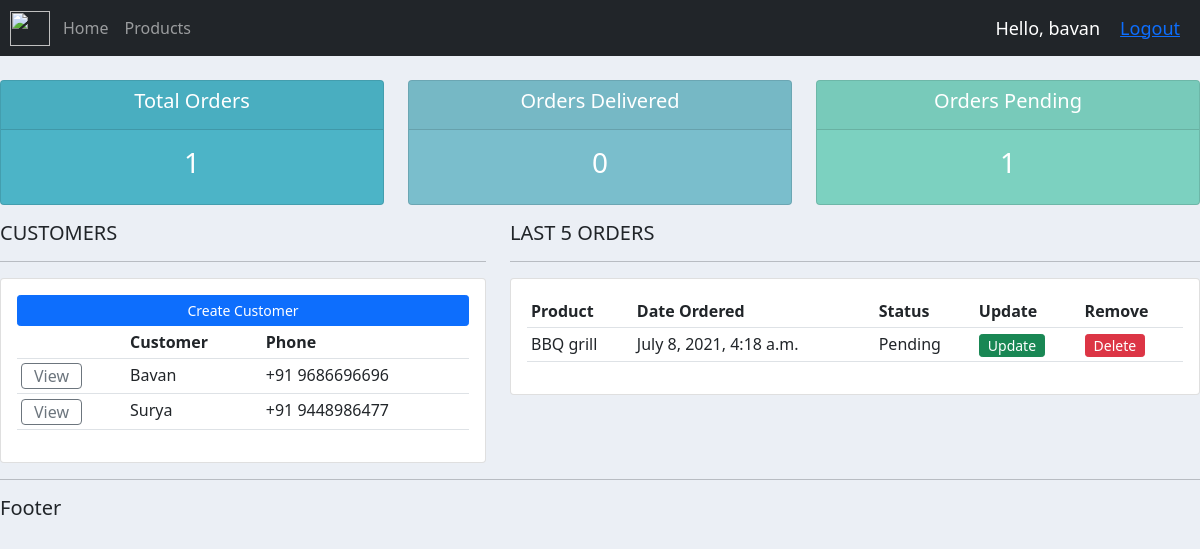
The app's page / (signed in) with its own data.
### myapp/models.py (models this page shows, shortened)
class Customer(models.Model):
    name = models.CharField(max_length=200, null=True)
    phone = models.CharField(max_length=200, null=True)
    email = models.CharField(max_length=200, null=True)
    date_created = models.DateTimeField(auto_now_add=True, null=True)

class Order(models.Model):
    STATUS = (
        ('Pending','Pending'),
        ('Out for delivery','Out for delivery'),
        ('Delivered','Delivered'),
    )
    customer = models.ForeignKey(Customer,on_delete=models.SET_NULL, null=True  )
    product =  models.ForeignKey(Product, on_delete=models.SET_NULL, null=True  )
    date_created = models.DateTimeField(auto_now_add=True, null=True)
    status = models.CharField(max_length=50, null=True, choices=STATUS)
    note = models.CharField(max_length=1000, null=True)

class Product(models.Model):
    CATEGORY = (
        ('Indoor','Indoor'),
        ('Out Door','Out Door'),
    )
    name = models.CharField(max_length=200, null=True)
    price = models.FloatField(null=True)
    category = models.CharField(max_length=200, null=True, choices=CATEGORY)
    description = models.CharField(max_length=200, null=True,blank=True)
    date_created = models.DateTimeField(auto_now_add=True, null=True)
    tag = models.ManyToManyField(Tag)
    def __str__(self):
        return self.name

### myapp/views.py (the view)
# urls.py: path('', views.home, name="home"),
@login_required(login_url='login')
def home(request):
    orders = Order.objects.all()
    customers = Customer.objects.all()
    total_customers = customers.count()
    total_orders = orders.count()
    delivered = orders.filter(status='Delivered').count()
    pending = orders.filter(status='Pending').count()
    context = {
        'orders':orders,
        'customers':customers,
        'total_customers': total_customers,
        'total_orders':total_orders,
        'delivered':delivered,
        'pending':pending,
    }
    return render(request,"myapp/dashboard.html",context)

### myapp/templates/myapp/dashboard.html
{% extends "myapp/base.html" %}
{% block content %}
{% include "myapp/status.html" %}
    <div class="row">
        <div class="col-xl-5">
            <h5 class="dashhead">CUSTOMERS</h5>
            <hr>
            <div class="card card-body">
                <a class="btn btn-primary btn-sm btn-block" href="">Create Customer</a>
                <table class="table table-sm">
                    <tr>
                        <th></th>
                        <th>Customer</th>
                        <th>Phone</th>
                    </tr>
                    {% for customer in customers  %}
                        <tr>
                            <td><a class="btn btn-outline-secondary pt-0 pb-0" href="{% url 'customer' customer.id %}">View</a></td>
                            <td>{{customer.name}}</td>
                            <td>{{customer.phone}}</td>
                        </tr>
                    {% endfor %}
                </table>
            </div>
        </div>
        <div class="col-xl-7">
            <h5 class="dashhead">LAST 5 ORDERS</h5>
            <hr>
            <div class="card card-body">
                <table class="table table-sm">
                    <tr>
                        <th>Product</th>
                        <th>Date Ordered</th>
                        <th>Status</th>
                        <th>Update</th>
                        <th>Remove</th>
                    </tr>
                    {% for order in orders  %}
                        <tr>
                            <td>{{order.product}}</td>
                            <td>{{order.date_created}}</td>
                            <td>{{order.status}}</td>
                            <td><a href="{% url 'update_order' order.id %}" class="btn btn-sm btn-success pt-0 pb-0">Update</a></td>
                            <td><a href="{% url 'delete_order' order.id %}" class="btn btn-sm btn-danger pt-0 pb-0">Delete</a></td>
                        </tr>
                    {% endfor %}
                </table>
            </div>
        </div>
    </div>
{% endblock content %}

### myapp/templates/myapp/navbar.html (shortened to what this page needs)
{% load static %}
<nav class="navbar navbar-expand-lg navbar-dark bg-dark">
  <img class="logo" src="{% static 'images/little-bunny-01.png' %}" alt="">
  <div class="collapse navbar-collapse" id="navbarNav">
    <ul class="navbar-nav">
      {% if request.user.is_staff  %}
      <li class="nav-item active">
        <a class="nav-link" href="{% url 'home' %}">Home</a>
      </li>
      <li class="nav-item">
        <a class="nav-link" href="{% url 'product' %}">Products</a>
      </li>
      {% endif %}
    </ul>
  </div>
  <span class="name">Hello, {{request.user}}</span>
  <span class="name"><a href="{% url 'logout' %}">Logout</a></span>
</nav>

### static/css/style.css (style rules this page uses)
.logo { width: 40px; height: 35px; margin-left: 10px; margin-right: 5px; }
body { background-color: #ebeff5; }

### myapp/templates/myapp/navbar.html (style rules this page uses)
.name { font-size: 18px; color: white; margin-right:20px ; }

### records on screen
Customer: name "Bavan", phone "+91 9686696696"
Customer: name "Surya", phone "+91 9448986477"
Order: product "BBQ grill", date_created "July 8, 2021, 4:18 a.m.", status "Pending"

### other values on screen
{{ request.user }} "bavan"
{{ total_orders }} "1"
{{ delivered }} "0"
{{ pending }} "1"
